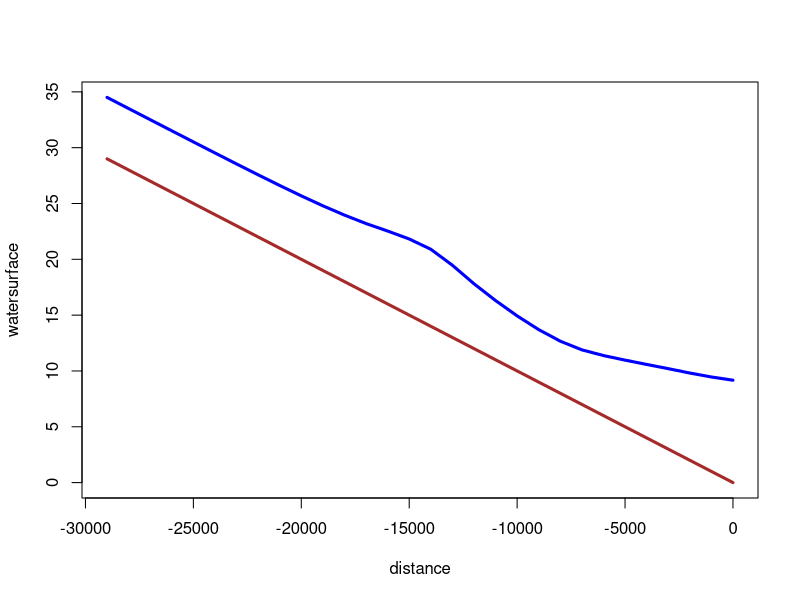

Source code (R):
###### Fixed Space Step Method for Backwater Curve  ###########
#Uses Hamming's Method for Matching Specific Energy at Sections
################
imax <- 30             #number of computational stations
dx <- -1000            #spacing between stations
manningsN <- 0.033     #mannings n value
slopeChan <- 0.001     #channel slope
normalD  <- 5.6        #upstream station normal depth
controlD <- 9.17       #downstream station control depth
discharge <- 100       #steady discharge
#################
topwidth <- numeric(0) # allocate a topwidth vector
# populate the vector -- should use a file read for general program
topwidth <- c(10,10,10,11,12,13,14,13,12,11,10,9,8,7,8,9,10,10,10,10,10,10,10,10,10,10,10,10,10,10)
# populate the vector (should convert to a file read)
velo <- rep(0,imax) # allocate a velocity vector, put zeroes everywhere
velo[1] <- discharge/topwidth[1]/controlD #set velocity at control section
depth <- rep(0,imax) # allocate a depth vector, put zeroes everywhere
depth[1] <- controlD
spDepth <- rep(0,imax) # allocate a sp. depth vector, put zeroes everywhere
spDepth[1] <- ((velo[1]^2)/(2.0*9.81)) + depth[1]
spDepthT <- rep(0,imax) # allocate a sp. depth vector, put zeroes everywhere
#################
for(i in 2:imax){
  depth[i] <- 10
  difn <- 1.0
  dh <- 1.0
  while(dh > 0.0001){
    dif <- difn
    ntest <- 0
    depth[i]<-depth[i]-dh
### do while loop 2
    while(dh > 0){
      velo[i] <- discharge/topwidth[i]/depth[i]
      avgDepth <- 0.5*(depth[i-1]+depth[i])
      avgTopW <- 0.5*(topwidth[i-1]+topwidth[i])
      avgV <- discharge/avgTopW/avgDepth
      hydR <- avgDepth*avgTopW/(avgTopW+2.0*avgDepth)
      sFric <- (avgV^2)*(manningsN^2)/(hydR^(1.33))
      spDepth[i] <- spDepth[i-1]+(slopeChan-sFric)*dx
      spDepthT[i] <- depth[i]+(velo[i]^2/(2.0*9.81))
      difn <- spDepthT[i]-spDepth[i]
 #     print(difn)
#      print(cbind(i,depth[i],spDepth[i],spDepthT[i],dh))
        if(ntest > 0){
          dh <- dh/10.0
          break #break from do while loop 2
          }
        if(dif*difn > 0){
          break #break from do while loop 2
        }
      depth[i] <- depth[i] + dh
      ntest <- 1
    } #do while loop 2
  } # do while loop 1
} # for loop
##### report results #####
# build x-vector
distance <- seq(0,(imax-1)*dx,dx)
bottom <- -distance*slopeChan
watersurface <- depth+bottom
plot(distance,watersurface,ylim=c(0,max(watersurface)),type="l",col="blue",lwd=3)
lines(distance,bottom,col="brown",lwd=3)



